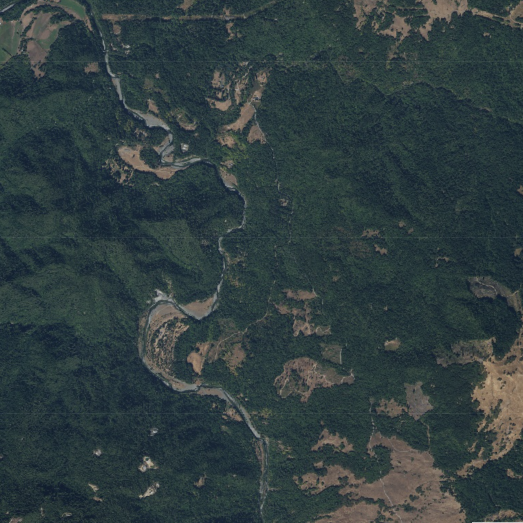
#> input picture backend/Humboldt_cropped/HumboldtCA_18.png, 1045 x 1045 px (shown at 1/2 size)
$ python overlay.py
#> lines starting #> are read from the running program, lines starting #| are printed output that depends on the picture
import cv2
import numpy as np

base = cv2.imread('Humboldt_cropped/HumboldtCA_18.png')
#> base is the input picture: shape (1045, 1045, 3); mean B, G, R 64, 62.3, 48.8
afforest = cv2.imread('Humboldt_afforest_final/HumboldtCA_18_HumboldtCA_20_OpenMap.jpg', 0)
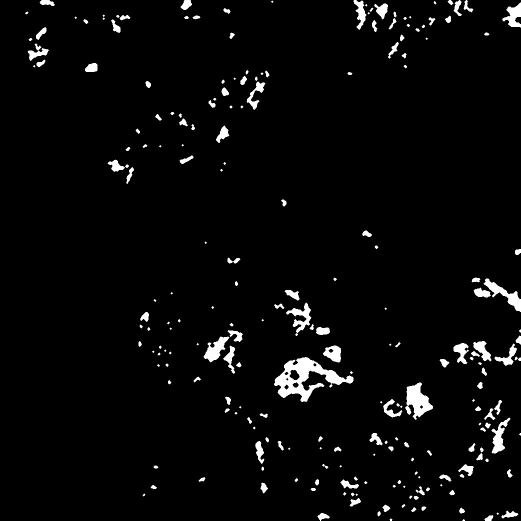
#> input picture backend/Humboldt_afforest_final/HumboldtCA_18_HumboldtCA_20_OpenMap.jpg, 1041 x 1041 px (shown at 1/2 size)
#> afforest is the input picture: shape (1041, 1041); min 0, max 255, mean 8.7
deforest = cv2.imread('Humboldt_deforest_final/HumboldtCA_18_HumboldtCA_20_OpenMap.jpg', 0)
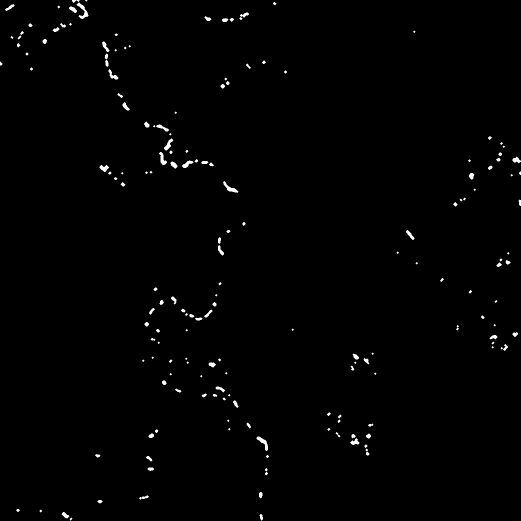
#> input picture backend/Humboldt_deforest_final/HumboldtCA_18_HumboldtCA_20_OpenMap.jpg, 1041 x 1041 px (shown at 1/2 size)
#> deforest is the input picture: shape (1041, 1041); min 0, max 255, mean 2.1

base = base[1:base.shape[0]-1,1:base.shape[1]-1]
#> base: shape (1043, 1043, 3)
afforest = cv2.copyMakeBorder(afforest, 1, 1, 1, 1, cv2.BORDER_CONSTANT, (0,0,0))
#> afforest: shape (1043, 1043)
deforest = cv2.copyMakeBorder(deforest, 1, 1, 1, 1, cv2.BORDER_CONSTANT, (0,0,0))
#> deforest: shape (1043, 1043)

blue = np.zeros((afforest.shape[0], afforest.shape[1], 3), afforest.dtype)
blue[:,:] = (255, 0, 0)
blueMask = cv2.bitwise_and(blue, blue, mask=afforest)
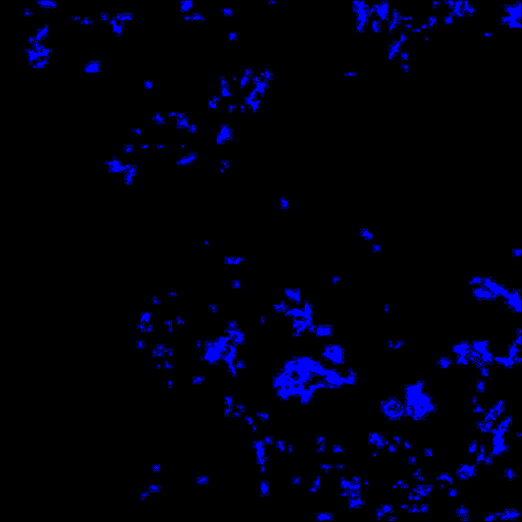
#> blueMask: shape (1043, 1043, 3) (shown at 1/2 size); mean of channels 0, 1, 2 13.6, 0, 0; drawn as B, G, R
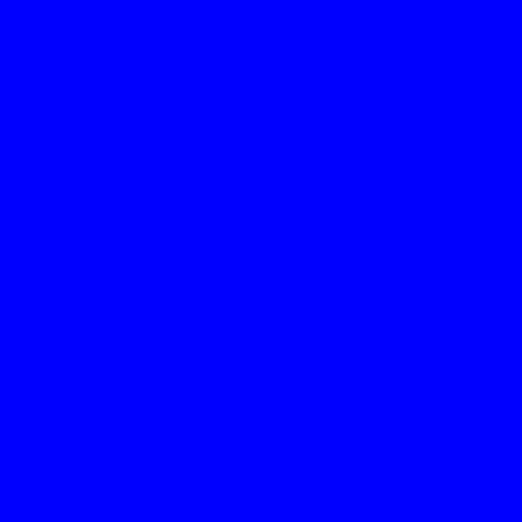
#> blue: shape (1043, 1043, 3) (shown at 1/2 size); mean of channels 0, 1, 2 255, 0, 0; drawn as B, G, R

red = np.zeros((deforest.shape[0], deforest.shape[1], 3), deforest.dtype)
red[:,:] = (0, 0, 255)
redMask = cv2.bitwise_and(red, red, mask=deforest)
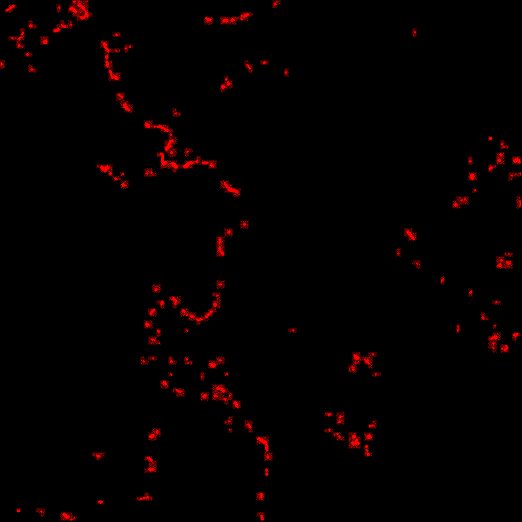
#> redMask: shape (1043, 1043, 3) (shown at 1/2 size); mean of channels 0, 1, 2 0, 0, 4.6; drawn as B, G, R
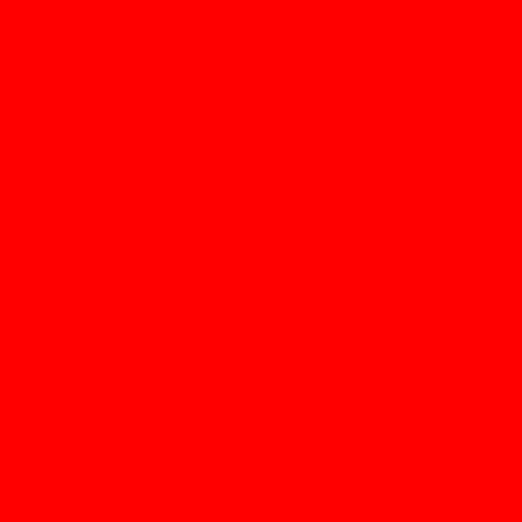
#> red: shape (1043, 1043, 3) (shown at 1/2 size); mean of channels 0, 1, 2 0, 0, 255; drawn as B, G, R

base = cv2.addWeighted(blueMask, 1, base, 1, 1)
base = cv2.addWeighted(redMask, 1, base, 1, 1)
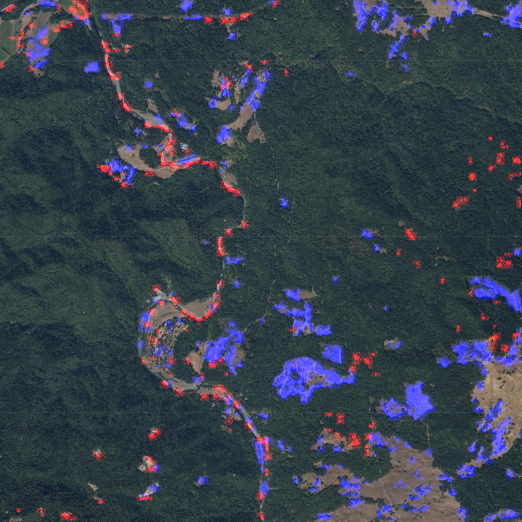
#> base: shape (1043, 1043, 3) (shown at 1/2 size); mean of channels 0, 1, 2 75.4, 64.3, 54.2; drawn as B, G, R

# cv2.imshow('Overlay',base)
# cv2.waitKey(0)

cv2.imwrite('Humboldt_overlay/Humboldt_18_20.jpg',base)
